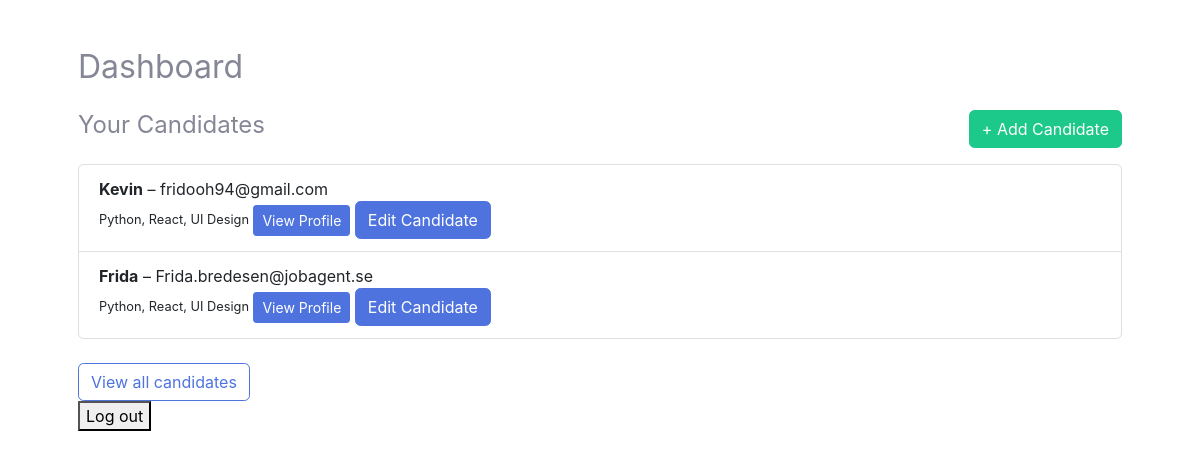
The page /dashboard/ (signed in) on the database its author committed.
### candidates/models.py (models this page shows, shortened)
class Candidate(models.Model):
    user = models.ForeignKey(User, on_delete=models.CASCADE)
    name = models.CharField(max_length=100)
    email = models.EmailField()
    notes = models.TextField(blank=True)
    top_skills = models.CharField(
        max_length=255,
        blank=True,
        help_text="Write top skills separated by commas (e.g. Communication, Leadership, SQL)"
    )
    uploaded_at = models.DateTimeField(auto_now_add=True)

### candidates/views.py (the view)
# urls.py: path('dashboard/', candidate_views.dashboard, name='dashboard'),
@login_required
def dashboard(request):
    candidates = Candidate.objects.filter(user=request.user).order_by('-uploaded_at')[:5]
    return render(request, 'dashboard.html', {'candidates': candidates})

### templates/dashboard.html (shortened to what this page needs)
{% extends "base.html" %}
{% block content %}
<div class="container mt-5">
  <h2 class="mb-4">Dashboard</h2>
  <div class="d-flex justify-content-between align-items-center mb-3">
    <h4>Your Candidates</h4>
    <a href="{% url 'add_candidate' %}" class="btn btn-success">+ Add Candidate</a>
  </div>
  {% if candidates %}
    <ul class="list-group">
      {% for candidate in candidates %}
      <li class="list-group-item">
        <strong>{{ candidate.name }}</strong> – {{ candidate.email }}<br>
        <small>{{ candidate.top_skills }}</small> <a href="{% url 'candidate_detail' candidate.id %}" class="btn btn-primary btn-sm">View Profile</a> <a href="{% url 'candidate_edit' candidate.pk %}" class="btn btn-primary">Edit Candidate</a>
      </li>
      {% endfor %}
    </ul>
  {% else %}
    <p>No candidates yet.</p>
  {% endif %}
  <div class="mt-4">
    <a href="{% url 'candidate_list' %}" class="btn btn-outline-primary">View all candidates</a>
  </div>
  <form action="{% url 'logout' %}" method="post">
    <button type="submit">Log out</button>
  </form>
</div>
{% endblock %}

### rows shown on the page
Candidate: name "Kevin", email "fridooh94@gmail.com", top_skills "Python, React, UI Design"
Candidate: name "Frida", email "Frida.bredesen@jobagent.se", top_skills "Python, React, UI Design"
